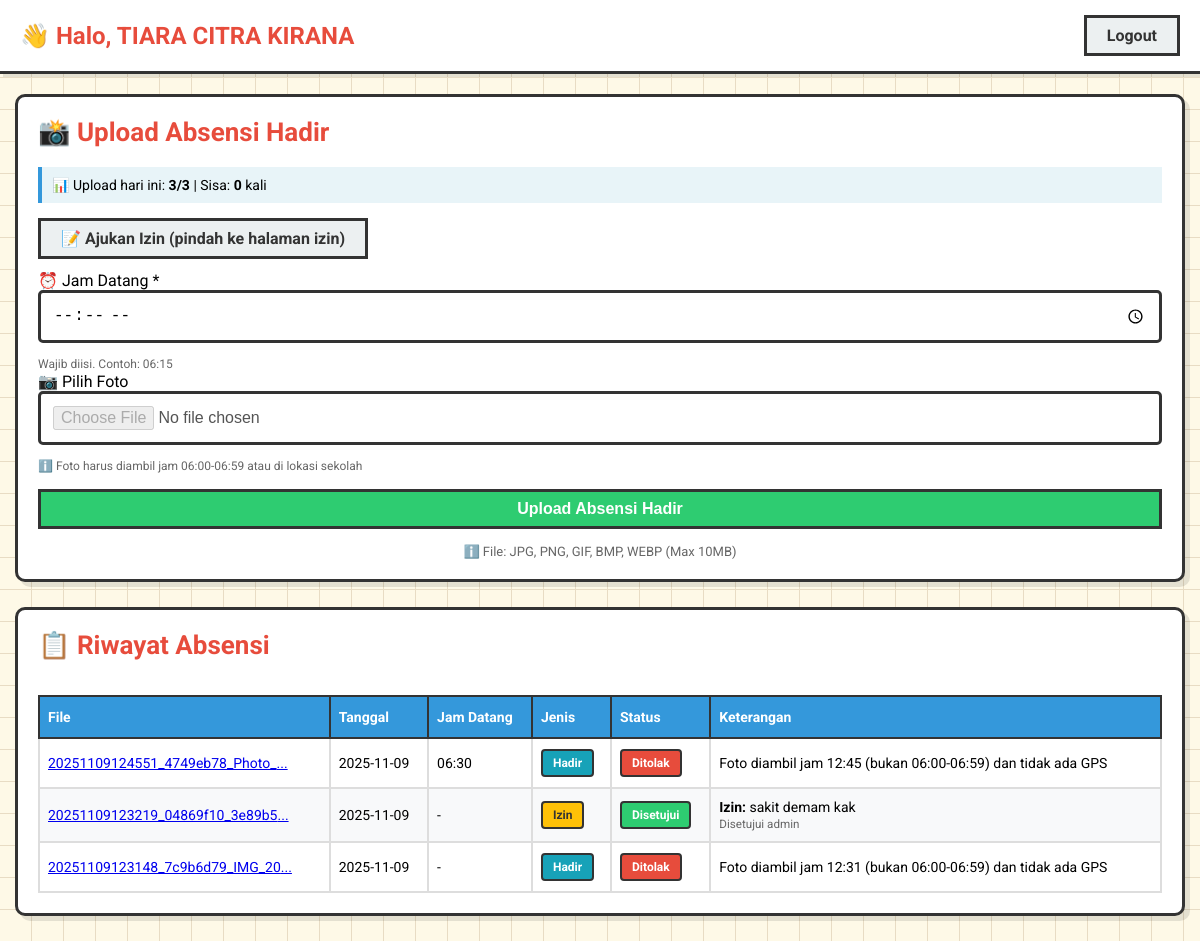
Page /upload (signed in) on the committed database.
### tables this page shows
CREATE TABLE absensi (
                    id INTEGER PRIMARY KEY AUTOINCREMENT,
                    user_id INTEGER NOT NULL,
                    filename TEXT NOT NULL,
                    tanggal TEXT NOT NULL,
                    datetime_exif TEXT,
                    latitude REAL,
                    longitude REAL,
                    status TEXT CHECK(status IN ('Pending', 'Disetujui', 'Ditolak')),
                    alasan TEXT,
                    exif_text TEXT,
                    jenis TEXT DEFAULT 'hadir' CHECK(jenis IN ('hadir', 'izin')),
                    keterangan_izin TEXT,
                    created_at TIMESTAMP DEFAULT CURRENT_TIMESTAMP, jam_datang TEXT,
                    FOREIGN KEY(user_id) REFERENCES users(id) ON DELETE CASCADE
                 );

### app.py (the view, shortened to what this page needs)
@app.route('/upload', methods=['GET','POST'])
@login_required
def upload():
    cleanup_old_photos_async()
    upload_count = count_today_uploads(session['user_id'])
    remaining = MAX_UPLOAD_PER_DAY - upload_count
    conn = get_db_conn()
    c = conn.cursor()
    c.execute("""SELECT filename,tanggal,jenis,status,alasan,keterangan_izin,jam_datang
                 FROM absensi WHERE user_id=? ORDER BY id DESC LIMIT 50""",
              (session['user_id'],))
    rows = c.fetchall()
    conn.close()
    return render_template('index.html', username=session.get('nama'), uploads=rows,
                         upload_count=upload_count, remaining=remaining, max_upload=MAX_UPLOAD_PER_DAY)

### app.py (called while the page is built)
def login_required(f):
    @wraps(f)
    def decorated_function(*args, **kwargs):
        if 'user_id' not in session:
            flash("Silakan login terlebih dahulu", "warning")
            return redirect(url_for('login'))
        return f(*args, **kwargs)
    return decorated_function

def get_db_conn():
    conn = sqlite3.connect(DATABASE)
    conn.row_factory = sqlite3.Row
    conn.execute("PRAGMA foreign_keys = ON")
    return conn

def count_today_uploads(user_id):
    conn = get_db_conn()
    c = conn.cursor()
    today = datetime.now().strftime("%Y-%m-%d")
    c.execute("SELECT COUNT(*) as count FROM absensi WHERE user_id=? AND tanggal=?", (user_id, today))
    result = c.fetchone()
    conn.close()
    return result['count'] if result else 0

@app.after_request
def set_security_headers(response):
    response.headers['X-Content-Type-Options'] = 'nosniff'
    response.headers['X-Frame-Options'] = 'DENY'
    response.headers['X-XSS-Protection'] = '1; mode=block'
    response.headers['Strict-Transport-Security'] = 'max-age=31536000; includeSubDomains'
    response.headers['Content-Security-Policy'] = "default-src 'self' https://fonts.googleapis.com https://fonts.gstatic.com; style-src 'self' 'unsafe-inline' https://fonts.googleapis.com; script-src 'self'"
    return response

### templates/index.html (shortened to what this page needs)
<!doctype html>
<html lang="id">
<head>
</head>
<body>
<nav>
  <span class="navbar-brand">👋 Halo, {{ username | upper }}</span>
  <div>
    <a class="btn btn-outline-secondary" href="/logout">Logout</a>
  </div>
</nav>
<div class="container">
  <div class="card">
    <h5>📸 Upload Absensi Hadir</h5>
    <div class="upload-info">
      📊 Upload hari ini: <strong>{{ upload_count }}/{{ max_upload }}</strong> |
      Sisa: <strong>{{ remaining }}</strong> kali
    </div>
    <div style="margin-bottom:12px;">
      <a class="btn btn-outline-secondary" href="/izin">📝 Ajukan Izin (pindah ke halaman izin)</a>
    </div>
    <form method="post" action="/upload" enctype="multipart/form-data">
      <div class="form-group">
        <label>⏰ Jam Datang *</label>
        <input class="form-control" type="time" name="jam_datang" required>
        <small style="color:#666;font-size:12px;">Wajib diisi. Contoh: 06:15</small>
      </div>
      <div class="form-group">
        <label>📷 Pilih Foto</label>
        <input class="form-control" type="file" name="file" accept="image/*" required
               {% if remaining <= 0 %}disabled{% endif %}>
        <small style="color:#666;font-size:12px;">ℹ️ Foto harus diambil jam 06:00-06:59 atau di lokasi sekolah</small>
      </div>
      <div class="submit-btn-container">
        <button class="btn btn-success" type="submit" style="width:100%;" {% if remaining <= 0 %}disabled{% endif %}>
          Upload Absensi Hadir
        </button>
      </div>
    </form>
    <p style="margin-top:15px;font-size:13px;color:#666;text-align:center;">
      ℹ️ File: JPG, PNG, GIF, BMP, WEBP (Max 10MB)
    </p>
  </div>
  <div class="card">
    <h5>📋 Riwayat Absensi</h5>
    <div class="table-responsive">
      <table>
        <thead>
          <tr>
            <th>File</th>
            <th>Tanggal</th>
            <th>Jam Datang</th>
            <th>Jenis</th>
            <th>Status</th>
            <th>Keterangan</th>
          </tr>
        </thead>
        <tbody>
          {% for r in uploads %}
            <tr>
              <td><a href="/uploads/{{ r['filename'] }}" target="_blank">{{ r['filename'][:30] }}...</a></td>
              <td>{{ r['tanggal'] }}</td>
              <td>{{ r['jam_datang'] or '-' }}</td>
              <td>
                {% if r['jenis'] == 'izin' %}
                  <span class="badge badge-izin">Izin</span>
                {% else %}
                  <span class="badge badge-hadir">Hadir</span>
                {% endif %}
              </td>
              <td>
                {% if r['status'] == 'Disetujui' %}
                  <span class="badge bg-success">Disetujui</span>
                {% elif r['status'] == 'Pending' %}
                  <span class="badge bg-warning">Pending</span>
                {% else %}
                  <span class="badge bg-danger">Ditolak</span>
                {% endif %}
              </td>
              <td>
                {% if r['jenis'] == 'izin' and r['keterangan_izin'] %}
                  <strong>Izin:</strong> {{ r['keterangan_izin'][:50] }}{% if r['keterangan_izin']|length > 50 %}...{% endif %}
                  <br><small style="color:#666;">{{ r['alasan'] }}</small>
                {% else %}
                  {{ r['alasan'] }}
                {% endif %}
              </td>
            </tr>
          {% endfor %}
        </tbody>
      </table>
    </div>
  </div>
</div>
</body>
</html>

### templates/index.html (style rules this page uses)
* { margin:0;padding:0;box-sizing:border-box }
body { background:#fef9e7;font-family:'Roboto',sans-serif; background-image: repeating-linear-gradient(0deg,transparent,transparent 31px,#e8dcc4 31px,#e8dcc4 32px), repeating-linear-gradient(90deg,transparent,transparent 31px,#e8dcc4 31px,#e8dcc4 32px); min-height:100vh }
nav { background:#fff;border-bottom:3px solid #333;padding:15px 20px;display:flex;justify-content:space-between;align-items:center;box-shadow:3px 3px 0 rgba(0,0,0,.1);flex-wrap:wrap;gap:10px }
.navbar-brand { font-size:clamp(18px,4vw,24px);color:#e74c3c;font-weight:bold }
.btn { padding:8px 20px;border:3px solid #333;background:#fff;cursor:pointer;font-size:16px;font-weight:bold;transition:.2s;text-decoration:none;color:#333;display:inline-block }
.btn-outline-secondary { background:#ecf0f1 }
.btn-success { background:#2ecc71;color:#fff }
.container { max-width:1200px;margin:20px auto;padding:0 15px }
.card { background:#fff;border:3px solid #333;padding:20px;margin-bottom:25px;box-shadow:5px 5px 0 rgba(0,0,0,.1);border-radius:10px }
h5 { font-size:clamp(20px,4vw,26px);color:#e74c3c;margin-bottom:20px;font-weight:bold }
.form-control { padding:12px;border:3px solid #333;background:#fff;font-size:16px;width:100%;margin-bottom:10px;border-radius:5px }
.upload-info { padding:10px;background:#e8f4f8;border-left:4px solid #3498db;margin-bottom:15px;font-size:14px }
table { width:100%;border-collapse:collapse;margin-top:15px;font-size:14px }
th { background:#3498db;color:#fff;padding:12px 8px;text-align:left;border:2px solid #333;font-weight:bold }
td { padding:10px 8px;border:2px solid #ddd;background:#fff;word-break:break-word }
tr:nth-child(even) td { background:#f8f9fa }
.badge { display:inline-block;padding:5px 10px;border:2px solid #333;font-weight:bold;font-size:12px;border-radius:4px;white-space:nowrap }
.badge-hadir { background:#17a2b8;color:#fff }
.badge-izin { background:#ffc107;color:#333 }
.bg-success { background:#2ecc71;color:#fff }
.bg-danger { background:#e74c3c;color:#fff }
.table-responsive { overflow-x:auto;-webkit-overflow-scrolling:touch }
.submit-btn-container { margin-top:15px }

### rows in the picture
absensi: filename "20251109124551_4749eb78_Photo_", tanggal "2025-11-09", jam_datang "06:30", jenis "Hadir", status "Ditolak", alasan "Foto diambil jam 12:45 (bukan 06:00-06:59) dan tidak ada GPS"
absensi: filename "20251109123219_04869f10_3e89b5", tanggal "2025-11-09", r "-", jenis "Izin", status "Disetujui", keterangan_izin "sakit demam kak", alasan "Disetujui admin"
absensi: filename "20251109123148_7c9b6d79_IMG_20", tanggal "2025-11-09", r "-", jenis "Hadir", status "Ditolak", alasan "Foto diambil jam 12:31 (bukan 06:00-06:59) dan tidak ada GPS"

### other values in the picture
{{ username | upper }} "TIARA CITRA KIRANA"
{{ upload_count }} "3"
{{ max_upload }} "3"
{{ remaining }} "0"
